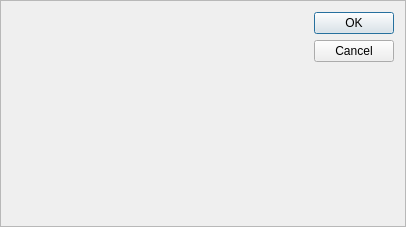
<?xml version="1.0" encoding="UTF-8"?>
<ui version="4.0">
 <class>RosterTagsPopup</class>
 <widget class="QFrame" name="RosterTagsPopup">
  <property name="geometry">
   <rect>
    <x>0</x>
    <y>0</y>
    <width>406</width>
    <height>227</height>
   </rect>
  </property>
  <property name="windowTitle">
   <string>Frame</string>
  </property>
  <property name="frameShape">
   <enum>QFrame::StyledPanel</enum>
  </property>
  <property name="frameShadow">
   <enum>QFrame::Raised</enum>
  </property>
  <layout class="QHBoxLayout" name="horizontalLayout">
   <item>
    <widget class="RosterTagsBox" name="tags" native="true">
     <property name="sizePolicy">
      <sizepolicy hsizetype="Expanding" vsizetype="Expanding">
       <horstretch>0</horstretch>
       <verstretch>0</verstretch>
      </sizepolicy>
     </property>
    </widget>
   </item>
   <item>
    <layout class="QVBoxLayout" name="verticalLayout">
     <item>
      <widget class="QDialogButtonBox" name="buttons">
       <property name="sizePolicy">
        <sizepolicy hsizetype="Fixed" vsizetype="Fixed">
         <horstretch>0</horstretch>
         <verstretch>0</verstretch>
        </sizepolicy>
       </property>
       <property name="orientation">
        <enum>Qt::Vertical</enum>
       </property>
       <property name="standardButtons">
        <set>QDialogButtonBox::Cancel|QDialogButtonBox::Ok</set>
       </property>
       <property name="centerButtons">
        <bool>false</bool>
       </property>
      </widget>
     </item>
     <item>
      <spacer name="verticalSpacer">
       <property name="orientation">
        <enum>Qt::Vertical</enum>
       </property>
       <property name="sizeHint" stdset="0">
        <size>
         <width>20</width>
         <height>40</height>
        </size>
       </property>
      </spacer>
     </item>
    </layout>
   </item>
  </layout>
 </widget>
 <customwidgets>
  <customwidget>
   <class>RosterTagsBox</class>
   <extends>QWidget</extends>
   <header>jabbercat.widgets.roster_tags</header>
   <container>1</container>
  </customwidget>
 </customwidgets>
 <resources/>
 <connections/>
</ui>
